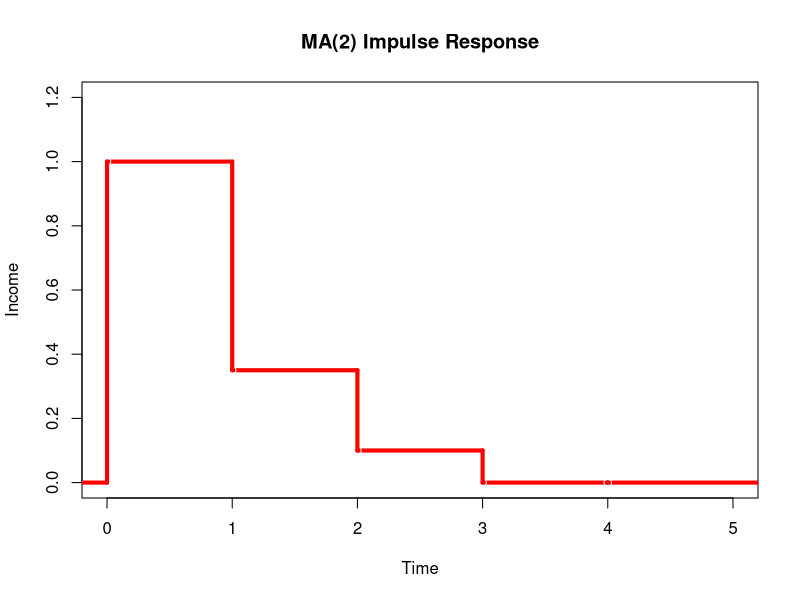
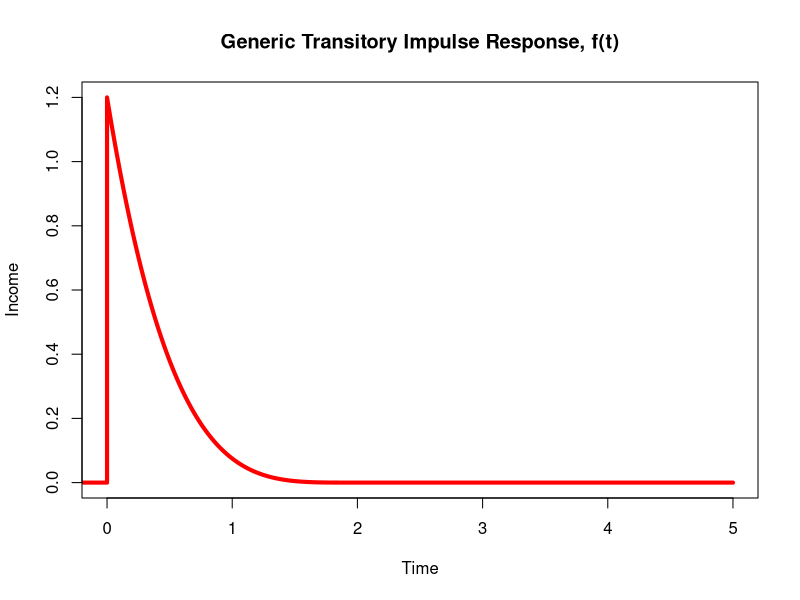
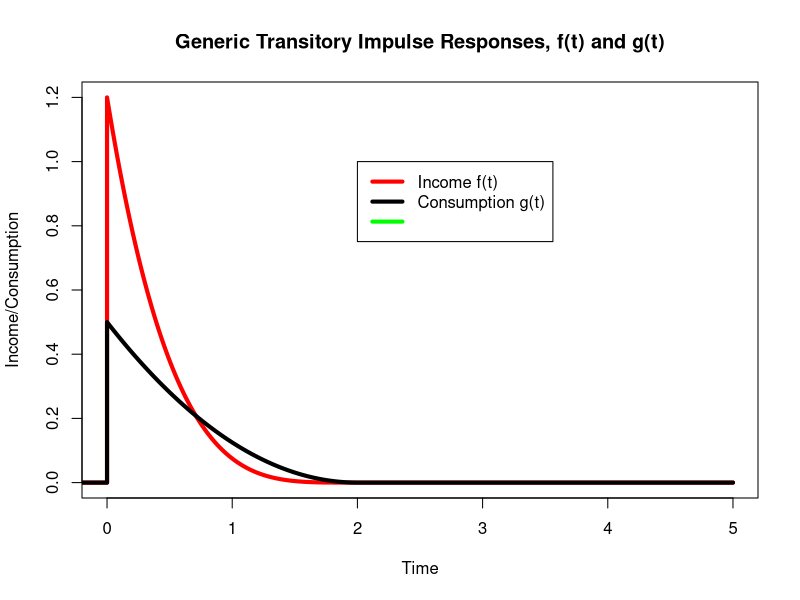
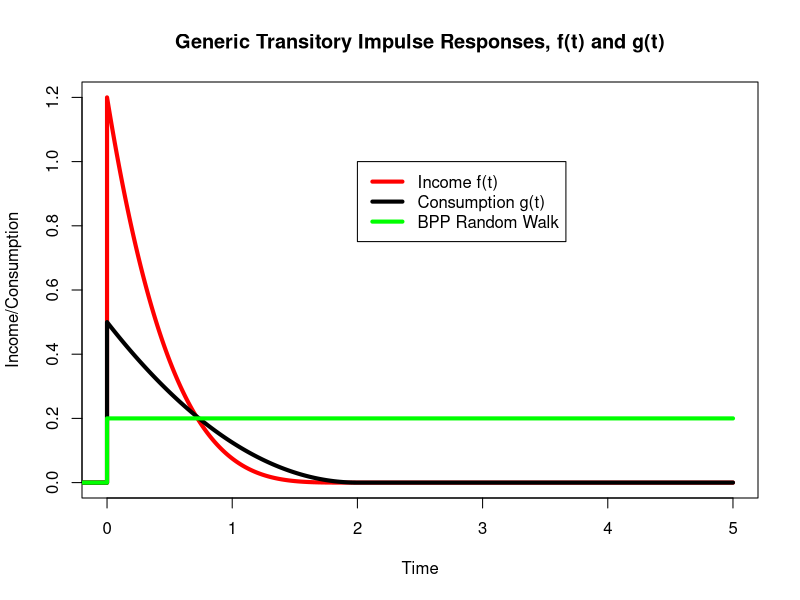
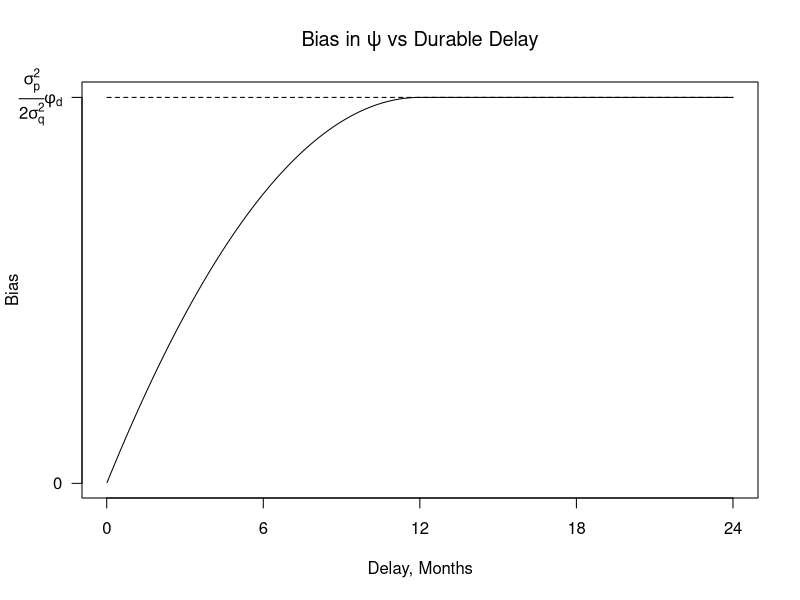

Recreate these plots in R, in order.
# Draw a time aggregated random walk (4 subperiods)

figures_dir = "C:/Users/edmun/OneDrive/Documents/Research/Denmark/IncomeUncertaintyGit/Code/Rcode/Figures/"

# 
# N_sub =50
# N_period =7
# N_subperiods =N_sub*N_period
# time = (1:(N_subperiods))/N_sub
# #shocks = rnorm(N_subperiods,0,1)
# underlying = cumsum(shocks)-mean(cumsum(shocks))
# time_agg = underlying*0.0
# for (T in 1:N_period){
#   t = (T-1)*N_sub+1
#   time_agg[t:(t+N_sub-1)]=mean(underlying[t:(t+N_sub-1)])
# }
# 
# plot(time, underlying, type="l")
# plot(time, time_agg)
# 
# time_agg_func=stepfun(time[1:(N_subperiods-1)], time_agg)
# underlying_func=stepfun(time[1:(N_subperiods-1)], underlying)
# 
# plot(time_agg_func, time, xlim= c(0,N_period),ylim=c(min(underlying),max(underlying)),col="red", col.points=FALSE, verticals=TRUE,lwd=4,xlab="Time",ylab="Income",main="Time Aggregated Random Walk")
# lines(underlying_func, time, xlim= c(0,N_period), col.points=FALSE, verticals=TRUE)
# dev.print(pdf, paste(figures_dir,'timeagg_rw.pdf'))

#Now do MA(2) plot
theta1 = 0.35
theta2 = 0.1

impulse_response_MA2=stepfun(0:4, c(0,1,theta1,theta2,0,0))
plot(impulse_response_MA2, 0:4, xlim= c(0,5),ylim=c(0,1.2),col="red", col.points=FALSE, verticals=TRUE,lwd=4,xlab="Time",ylab="Income",main="MA(2) Impulse Response")
dev.print(pdf, paste(figures_dir,'MA2.pdf',sep=""))

x = (0:1000)/1000*5
y = 1.2/16.0*(pmin(x-2,0))^4
c = 0.5*0.25*(pmin(x-2,0))^2
cBPP = c*0.0 + 0.2

x=c((-20:0)/(20.0*5),x)
y=c((-20:0)*0.0,y)
c=c((-20:0)*0.0,c)
cBPP=c((-20:0)*0.0,cBPP)

plot(x,y, xlim= c(0,5),ylim=c(0,1.2),col="red",type="l",lwd=4,xlab="Time",ylab="Income",main="Generic Transitory Impulse Response, f(t)")
dev.print(pdf,  paste(figures_dir,'GenericTransitory.pdf',sep=""))


plot(x,y, xlim= c(0,5),ylim=c(0,1.2),col="red",type="l",lwd=4,xlab="Time",ylab="Income/Consumption",main="Generic Transitory Impulse Responses, f(t) and g(t)")
lines(x,c, xlim= c(0,5),ylim=c(0,1.2),col="black",type="l",lwd=4,xlab="Time",ylab="Income/Consumption",main="Generic Transitory Impulse Response, f(t)")
legend(2.0,1.0, legend=c("Income f(t)", "Consumption g(t)",""),col=c("red","black","green"),lty=1,lwd=4)

dev.print(pdf,  paste(figures_dir,'GenericTransitoryConsumption.pdf',sep=""))

plot(x,y, xlim= c(0,5),ylim=c(0,1.2),col="red",type="l",lwd=4,xlab="Time",ylab="Income/Consumption",main="Generic Transitory Impulse Responses, f(t) and g(t)")
lines(x,c, xlim= c(0,5),ylim=c(0,1.2),col="black",type="l",lwd=4,xlab="Time",ylab="Income/Consumption",main="Generic Transitory Impulse Response, f(t)")
lines(x,cBPP, xlim= c(0,5),ylim=c(0,1.2),col="green",type="l",lwd=4,xlab="Time",ylab="Income/Consumption",main="Generic Transitory Impulse Response, f(t)")
legend(2.0,1.0, legend=c("Income f(t)", "Consumption g(t)","BPP Random Walk"),col=c("red","black","green"),lty=1,lwd=4)
dev.print(pdf,  paste(figures_dir,'GenericTransitoryConsumptionWithBPP.pdf',sep=""))


######################################################################
# Plot showing how delayed durable response changes with the length of delay
num_points = 1000
x = c(1:num_points)/num_points
y = (2*x-x^2)
x = c(x,x+1)
y = c(y, y*0+1)
y2 = c(y*0+1)
dev.new()
plot(x*12,y,type="l",xlab="Delay, Months",ylab="Bias",xaxt="n",yaxt="n",main=expression(paste("Bias in ",psi," vs Durable Delay")))
lines(x*12,y2,lty="dashed")
axis(side = 1, at = c(0,6,12,18,24))
axis(side = 2, at = c(0,1), labels = c("0",expression(paste(frac(sigma[p]^2,2*sigma[q]^2),phi[d]))), las=1)
dev.copy(png, paste(figures_dir,'DurableBias.png',sep=""))
dev.off()


